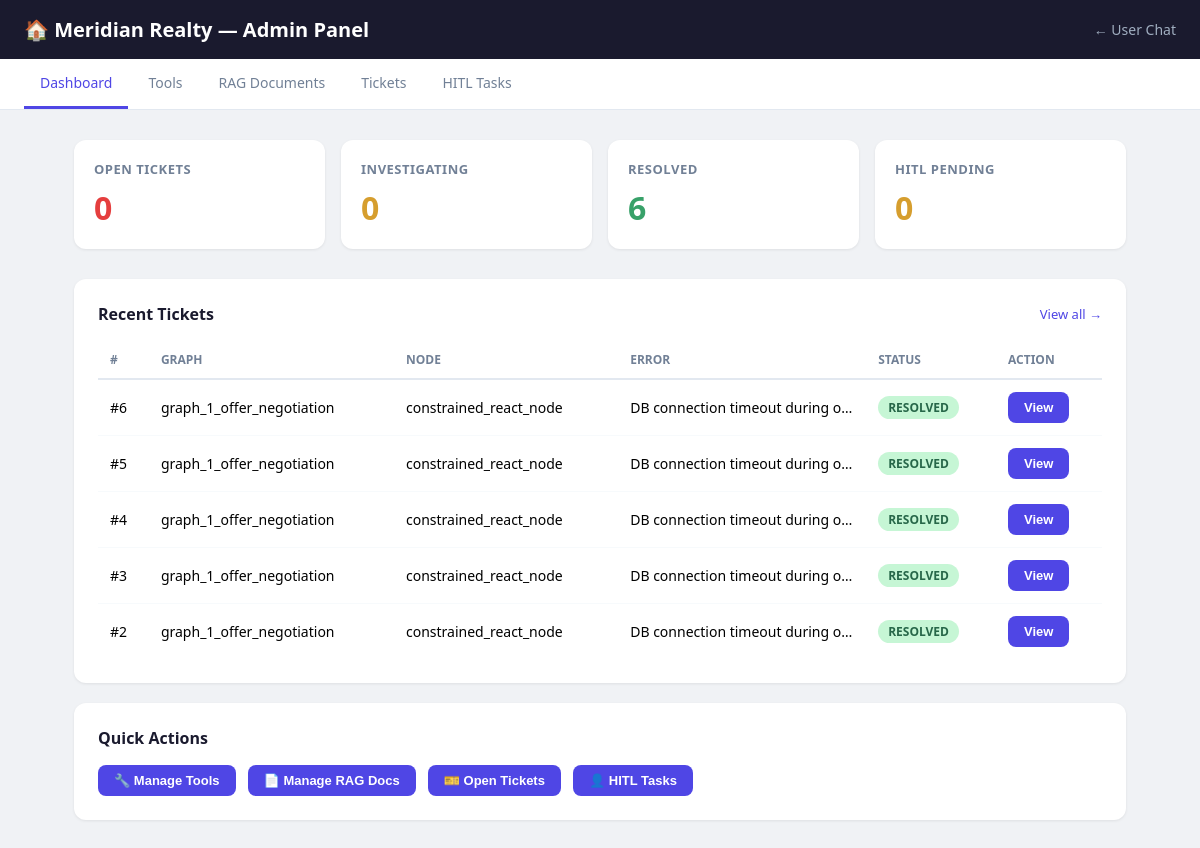
/admin, run on an earlier commit of the app's database.
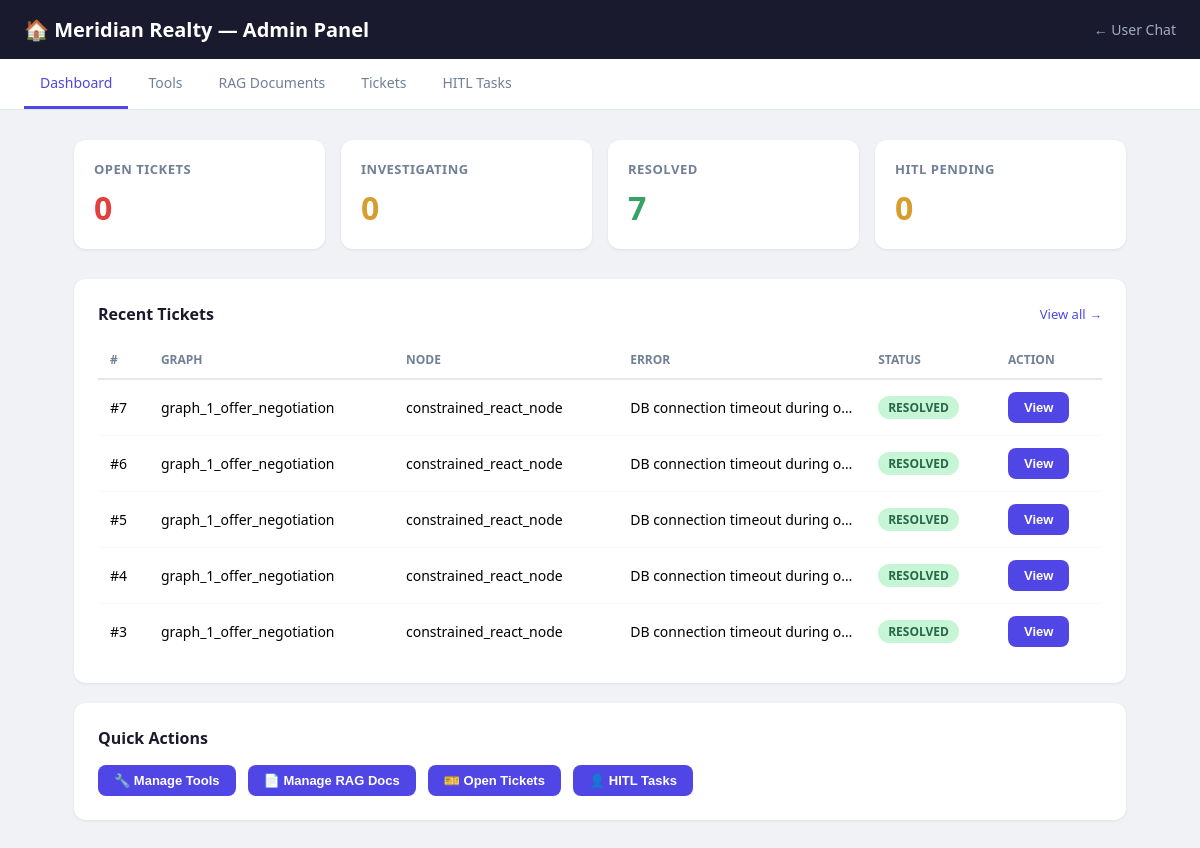
And on a later commit of the database.
### tables this page shows
CREATE TABLE tickets (
            ticket_id   INTEGER PRIMARY KEY AUTOINCREMENT,
            thread_id   TEXT NOT NULL,
            graph_name  TEXT NOT NULL,
            node_name   TEXT NOT NULL DEFAULT 'unknown',
            error_type  TEXT NOT NULL DEFAULT 'RUNTIME_ERROR',
            error_message TEXT NOT NULL,
            state_snapshot TEXT,
            status      TEXT NOT NULL DEFAULT 'OPEN',
            resolution  TEXT,
            created_at  TEXT DEFAULT (datetime('now')),
            updated_at  TEXT DEFAULT (datetime('now')),
            resolved_at TEXT
        );

### App.py (the view)
@app.route("/admin")
def admin():
    summary = get_ticket_summary()
    tickets = list_tickets(limit=5)
    hitl    = list_tickets(status="OPEN", limit=10)
    return render_template("admin.html",
                           summary=summary,
                           tickets=tickets,
                           hitl_tasks=hitl)

### state_graph/ticket_system.py (called while the page is built)
def _get_conn() -> sqlite3.Connection:
    conn = sqlite3.connect(str(DB_PATH), check_same_thread=False)
    conn.row_factory = sqlite3.Row
    return conn

def list_tickets(
    status: str | None = None,
    graph_name: str | None = None,
    limit: int = 50,
) -> list[dict[str, Any]]:
    conn = _get_conn()
    query = "SELECT * FROM tickets WHERE 1=1"
    params: list[Any] = []
    if status:
        query += " AND status = ?"
        params.append(status)
    if graph_name:
        query += " AND graph_name = ?"
        params.append(graph_name)
    query += " ORDER BY created_at DESC LIMIT ?"
    params.append(limit)
    rows = conn.execute(query, params).fetchall()
    conn.close()
    tickets = []
    for row in rows:
        t = dict(row)
        if t.get("state_snapshot"):
            try:
                t["state_snapshot"] = json.loads(t["state_snapshot"])
            except Exception:
                pass
        tickets.append(t)
    return tickets

### templates/Admin.HTML (shortened to what this page needs)
<!DOCTYPE html>
<html lang="en">
<head>
</head>
<body>
<div class="header">
    <h1>🏠 Meridian Realty — Admin Panel</h1>
    <a href="/">← User Chat</a>
</div>
<div class="nav">
    <a href="/admin" class="active">Dashboard</a>
    <a href="/admin/tools">Tools</a>
    <a href="/admin/rag">RAG Documents</a>
    <a href="/admin/tickets">Tickets</a>
    <a href="/admin/hitl">HITL Tasks</a>
</div>
<div class="content">
    <div class="grid">
        <div class="card">
            <h3>Open Tickets</h3>
            <div class="number red">{{ summary.get('OPEN', 0) }}</div>
        </div>
        <div class="card">
            <h3>Investigating</h3>
            <div class="number yellow">{{ summary.get('INVESTIGATING', 0) }}</div>
        </div>
        <div class="card">
            <h3>Resolved</h3>
            <div class="number green">{{ summary.get('RESOLVED', 0) }}</div>
        </div>
        <div class="card">
            <h3>HITL Pending</h3>
            <div class="number yellow">{{ hitl_tasks|length }}</div>
        </div>
    </div>
    <div class="section">
        <h2>Recent Tickets <a href="/admin/tickets">View all →</a></h2>
        {% if tickets %}
        <table>
            <tr><th>#</th><th>Graph</th><th>Node</th><th>Error</th><th>Status</th><th>Action</th></tr>
            {% for t in tickets %}
            <tr>
                <td>#{{ t.ticket_id }}</td>
                <td>{{ t.graph_name }}</td>
                <td>{{ t.node_name }}</td>
                <td style="max-width:200px;overflow:hidden;text-overflow:ellipsis;white-space:nowrap">{{ t.error_message }}</td>
                <td><span class="badge {{ t.status.lower() }}">{{ t.status }}</span></td>
                <td><a href="/admin/tickets/{{ t.ticket_id }}"><button class="btn btn-primary">View</button></a></td>
            </tr>
            {% endfor %}
        </table>
        {% else %}
        <div class="empty">No tickets yet — system is running smoothly ✅</div>
        {% endif %}
    </div>
    <div class="section">
        <h2>Quick Actions</h2>
        <div style="display:flex;gap:12px;flex-wrap:wrap">
            <a href="/admin/tools"><button class="btn btn-primary">🔧 Manage Tools</button></a>
            <a href="/admin/rag"><button class="btn btn-primary">📄 Manage RAG Docs</button></a>
            <a href="/admin/tickets?status=OPEN"><button class="btn btn-primary">🎫 Open Tickets</button></a>
            <a href="/admin/hitl"><button class="btn btn-primary">👤 HITL Tasks</button></a>
        </div>
    </div>
</div>
</body>
</html>

What changed in the data, as far as the page shows it:
no longer on this page (row unchanged): tickets: ticket_id "2", graph_name "graph_1_offer_negotiation", node_name "constrained_react_node", error_message "DB connection timeout during o…", status "RESOLVED"
added tickets: ticket_id "7", graph_name "graph_1_offer_negotiation", node_name "constrained_react_node", error_message "DB connection timeout during o…", status "RESOLVED"
Also different on the page:
{{ summary.get('RESOLVED', 0) }}: "6" → "7"
